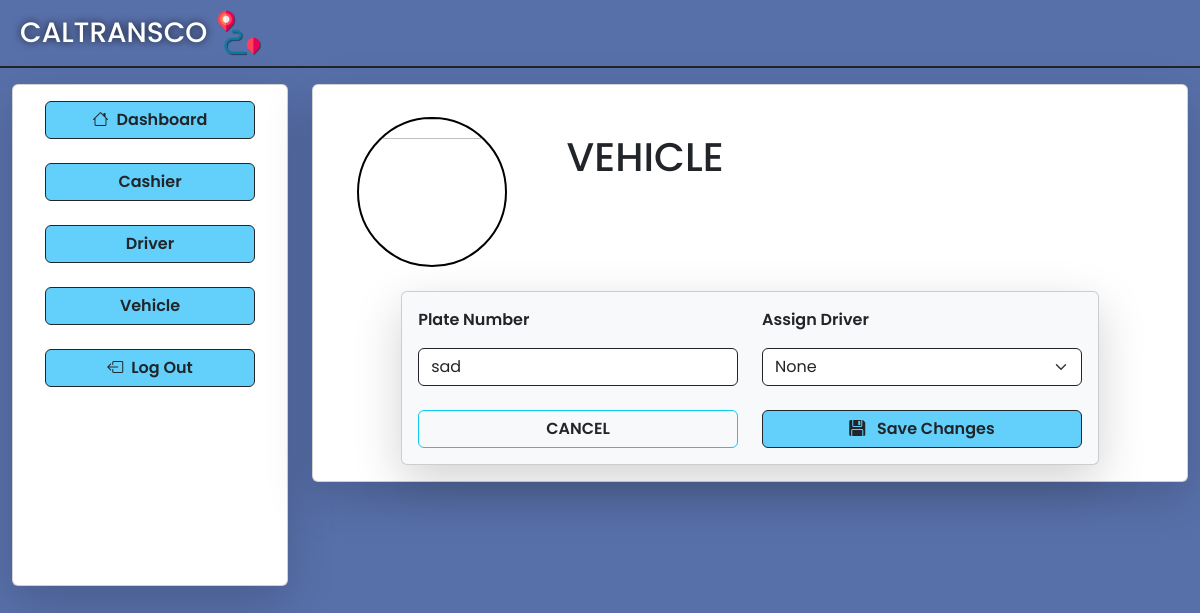
/Vehicle/edit_vehicle.php?id=3, run on an earlier commit of the app's database.
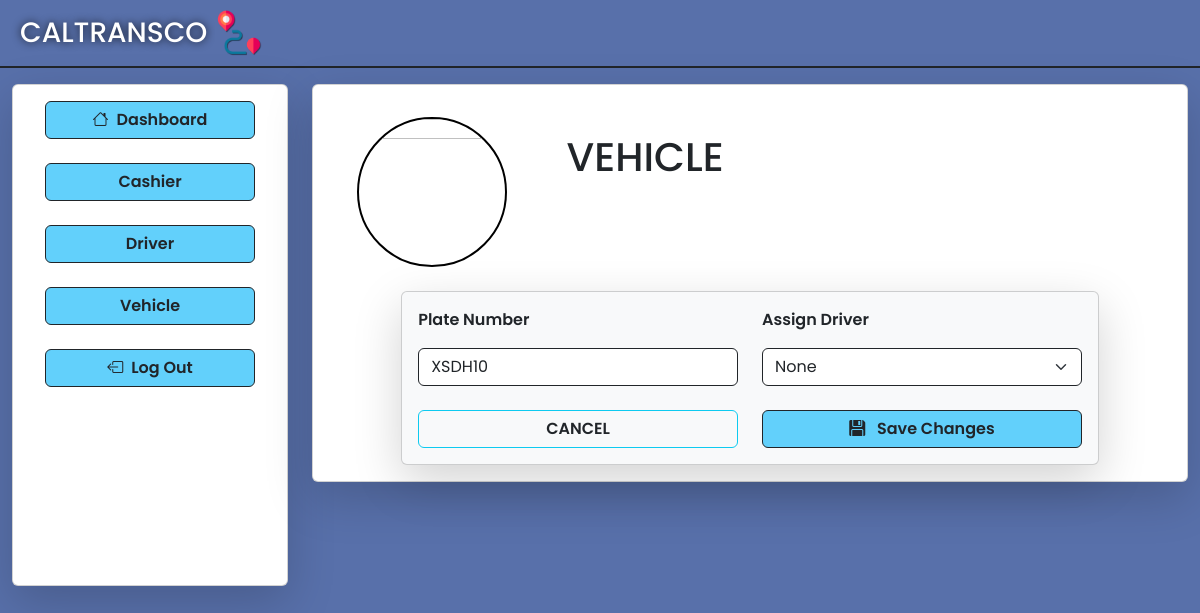
And on a later commit of the database.
### tables this page shows
CREATE TABLE `vehicle` (
  `vehicle_id` int(11) NOT NULL,
  `platenumber` varchar(100) NOT NULL
);

### Vehicle/edit_vehicle.php (the view, shortened to what the changed rows need)
<!DOCTYPE html>
<html lang="en">
<?php
include "../Database/db_connect.php";
$id = $_GET['id'];
$sql = "SELECT * FROM vehicle WHERE vehicle_id=" . $id;
$result = $conn->query($sql);
$row = $result->fetch_assoc();
require "../global/head.php";
?>
<body>
    <div class="con-bg container-fluid vh-100">
        <div class="row border border-start-0 border-end-0 border-top-0 border-2 border-dark pb-2">
            <div class="col d-flex gap-2 ms-2 mt-2">
                <a href="../AdminUI/adminDashboard.php" style="text-decoration: none;" class="d-flex gap-2">
                    <h1 class="fs-3 mt-2 text-white" style="text-shadow: 0px 0px 8px rgba(0, 0, 0, 0.8);">CALTRANSCO</h1>
                </a>
            </div>
        </div>
        <div class="row pt-3">
            <div class="col col-9">
                <div class="card shadow-lg">
                    <div class="card-body">
                        <div class="row mt-3 ms-3">
                            <div class="col">
                                <h1 class="mt-3">VEHICLE</h1>
                            </div>
                        </div>
                        <div class="row d-flex justify-content-center align-items-center mt-4">
                            <div class="col col-10">
                                <div class="card shadow-lg bg-light ">
                                    <div class="card-body">
                                        <form action="../Operations//op_edit_vehicle.php" method="POST">
                                            <div class="row">
                                                <div class="col">
                                                    <label for="platenumber" class="fw-semibold mb-3">Plate Number</label>
                                                    <input type="text" id="platenumber" name="platenumber" value="<?php echo $row['platenumber'] ?>" class="form-control w-100 border-dark" required>
                                                </div>
                                            </div>
                                        </form>
                                    </div>
                                </div>
                            </div>
                        </div>
                    </div>
                </div>
            </div>
        </div>
    </div>
</body>
</html>

What changed in the data, as far as the page shows it:
changed vehicle: platenumber "sad" → "XSDH10"
